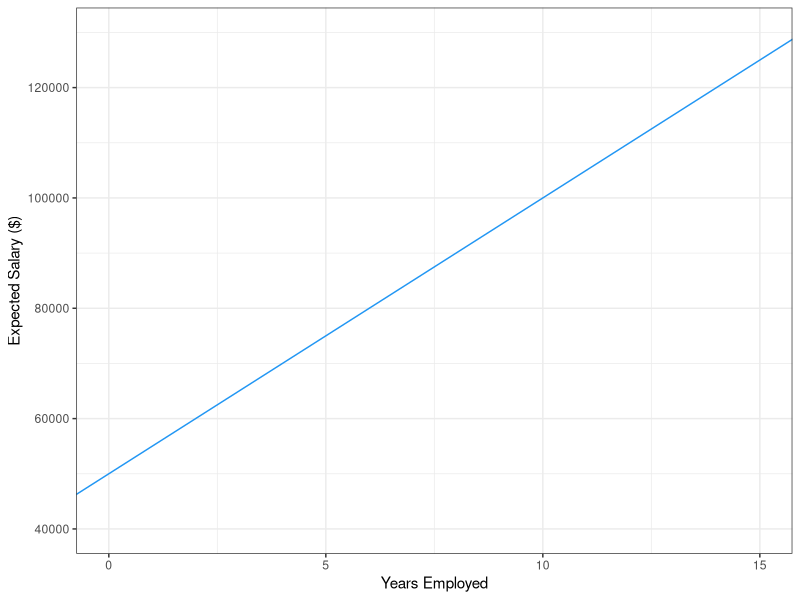
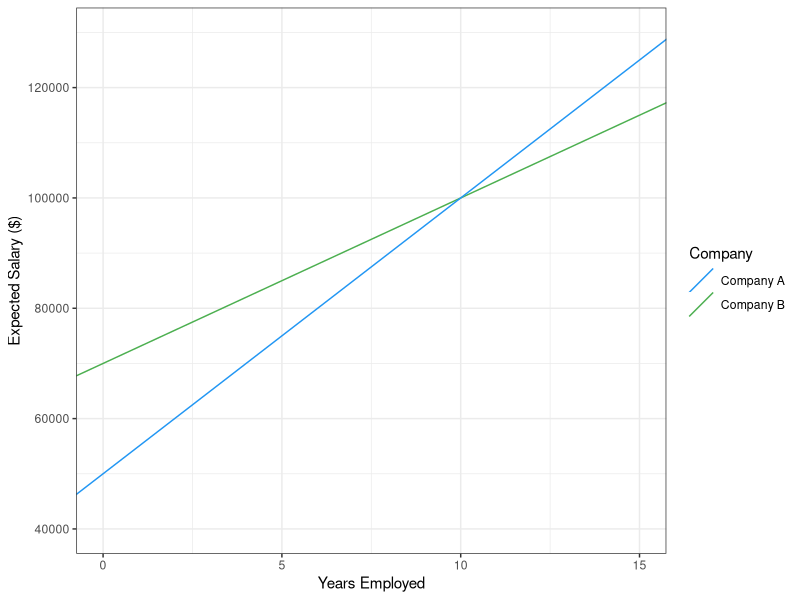
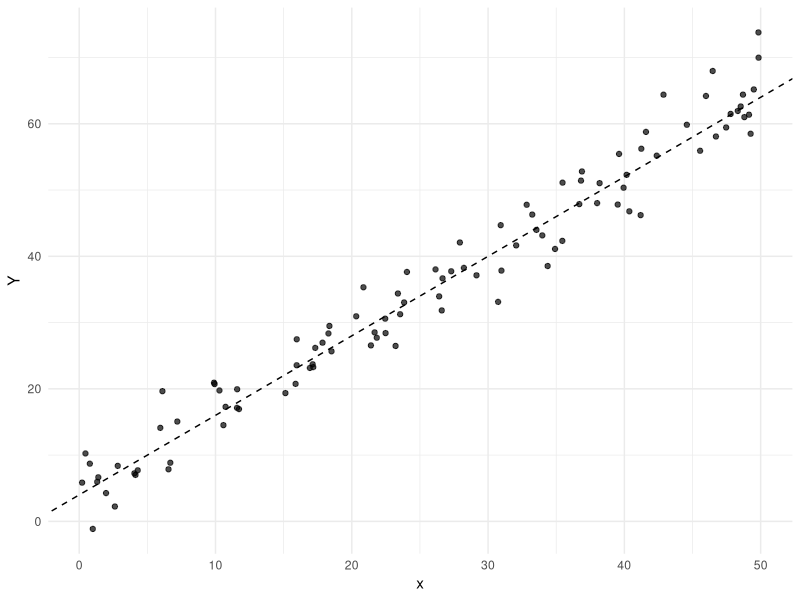

Generate these figures, in order, with R:
## ---- chunk 1
#| include: false
library(ggplot2)
theme_set(theme_bw())
## ---- chunk 2
#| echo: false
#| fig-cap: "Expected salary at Company A as a function of years employed."
ggplot() +
  geom_abline(intercept = 5e4, slope = 5e3, colour = '#2196F3') +
  lims(x = c(0, 15), y = c(4e4, 13e4)) +
  labs(x = "Years Employed", y = "Expected Salary ($)")
## ---- chunk 3
#| echo: false
#| fig-cap: "Linear salary trends for two companies."
ggplot() +
  geom_abline(aes(intercept = 7e4, slope = 3e3, colour = "Company B")) +
  geom_abline(aes(intercept = 5e4, slope = 5e3, colour = "Company A")) +
  lims(x = c(0, 15), y = c(4e4, 13e4)) +
  labs(
    x = "Years Employed",
    y = "Expected Salary ($)",
    colour = "Company"
  ) +
  scale_color_manual(values = c("Company B" = "#4CAF50", "Company A" = "#2196F3"))
## ---- chunk 4
50000+(5000*10)
## ---- chunk 5
pnorm(11e4,1e5, 4e3, lower.tail = FALSE)
## ---- chunk 6
n <- 100
X <- runif(n=100, min=0, max= 50)
head(X)
## ---- chunk 7
alpha <- 4
beta <- 1.2
sigma <- 4

simple_linear_model <- function(X, alpha, beta, sigma) {
  mu <- alpha + (beta * X) 
  mu + rnorm(length(X), mean = 0, sd = sigma)
}
## ---- chunk 8
Y <- simple_linear_model(X, alpha, beta, sigma)
head(Y)
## ---- chunk 9
#| echo: false
#| label: fig-plot
#| fig-cap: "Data generated from the simple linear model $Y=4+1.2\\times x + \\varepsilon$, with $\\varepsilon\\sim N(0,16)$. Dashed line shows E[Y|x] = α + βx"

library(ggplot2)

df <- data.frame(X = X, Y = Y)

ggplot(df, aes(X, Y)) +
  geom_point(alpha = 0.7) +
  geom_abline(intercept = alpha, slope = beta, linetype = "dashed") +
  labs(x = "x", y = "Y") +
  theme_minimal()
